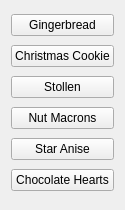
                 <widget class="QWidget" name="scrollAreaWidgetContents">
                  <property name="geometry">
                   <rect>
                    <x>0</x>
                    <y>0</y>
                    <width>118</width>
                    <height>210</height>
                   </rect>
                  </property>
                  <layout class="QVBoxLayout" name="verticalLayout_9">
                   <item>
                    <widget class="QPushButton" name="pushButton_4">
                     <property name="text">
                      <string>Gingerbread</string>
                     </property>
                    </widget>
                   </item>
                   <item>
                    <widget class="QPushButton" name="pushButton_7">
                     <property name="text">
                      <string>Christmas Cookie</string>
                     </property>
                    </widget>
                   </item>
                   <item>
                    <widget class="QPushButton" name="pushButton_5">
                     <property name="text">
                      <string>Stollen</string>
                     </property>
                    </widget>
                   </item>
                   <item>
                    <widget class="QPushButton" name="pushButton_10">
                     <property name="text">
                      <string>Nut Macrons</string>
                     </property>
                    </widget>
                   </item>
                   <item>
                    <widget class="QPushButton" name="pushButton_6">
                     <property name="text">
                      <string>Star Anise</string>
                     </property>
                    </widget>
                   </item>
                   <item>
                    <widget class="QPushButton" name="pushButton_9">
                     <property name="text">
                      <string>Chocolate Hearts</string>
                     </property>
                    </widget>
                   </item>
                  </layout>
                 </widget>
